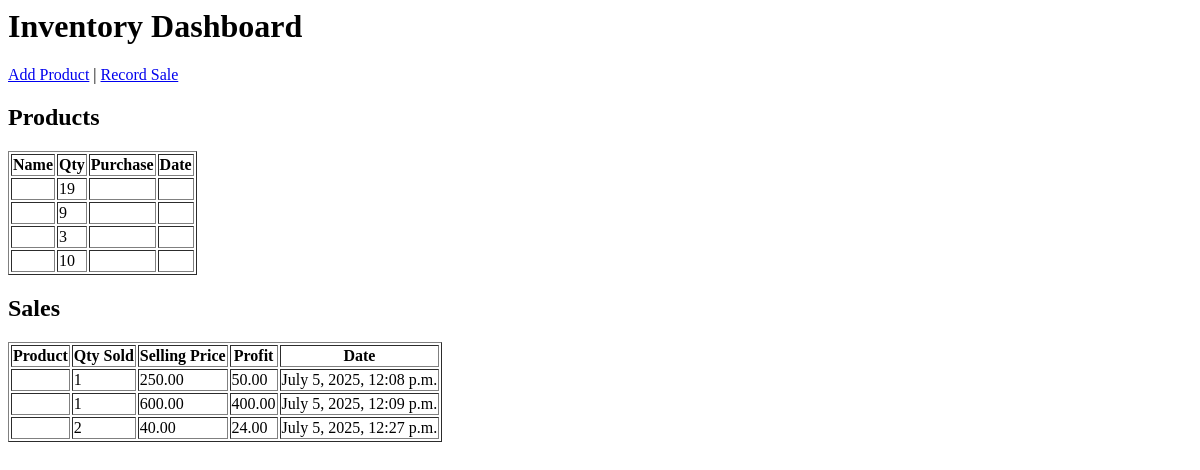
The app's page /dashboard, older data.
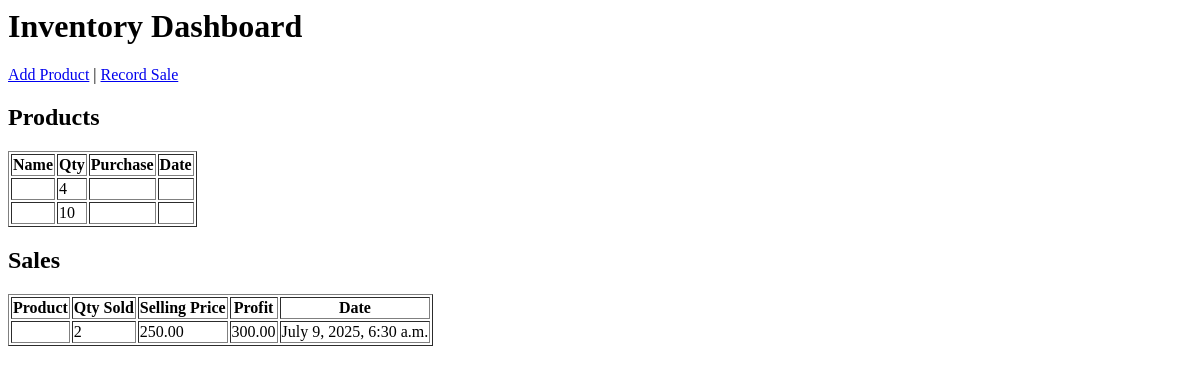
The same page, newer data.
### stock_app/models.py (models this page shows, shortened)
class Product(models.Model):
    product_code = models.CharField(max_length=500)
    product_price = models.DecimalField(max_digits=10, decimal_places=2)
    quantity = models.PositiveIntegerField(default=0)
    salling_price = models.DecimalField(max_digits=10, decimal_places=2, default=0.00)
    added_on = models.DateTimeField(auto_now_add=True)

class Sale(models.Model):
    product = models.ForeignKey(Product, on_delete=models.CASCADE)
    quantity_sold = models.PositiveIntegerField()
    selling_price = models.DecimalField(max_digits=10, decimal_places=2)
    profit = models.DecimalField(max_digits=10, decimal_places=2, editable=False, default=0.00)
    loss = models.DecimalField(max_digits=10, decimal_places=2, editable=False, default=0.00)  # ✅ New field
    sale_date = models.DateTimeField(auto_now_add=True)

### stock_app/views.py (the view)
# urls.py: path('dashboard', views.dashboard, name='dashboard'),
def dashboard(request):
    products = Product.objects.all()
    sales = Sale.objects.all()
    return render(request, 'inventory/dashboard.html', {'products': products, 'sales': sales})

### templates/inventory/dashboard.html
<h1>Inventory Dashboard</h1>
<a href="/add-product/">Add Product</a> | <a href="/sale/">Record Sale</a>
<h2>Products</h2>
<table border="1">
  <tr>
    <th>Name</th><th>Qty</th><th>Purchase</th><th>Date</th>
  </tr>
  {% for product in products %}
  <tr>
    <td>{{ product.name }}</td>
    <td>{{ product.quantity }}</td>
    <td>{{ product.purchase_price }}</td>
    <td>{{ product.product_date }}</td>
  </tr>
  {% endfor %}
</table>
<h2>Sales</h2>
<table border="1">
  <tr><th>Product</th><th>Qty Sold</th><th>Selling Price</th><th>Profit</th><th>Date</th></tr>
  {% for sale in sales %}
  <tr>
    <td>{{ sale.product.name }}</td>
    <td>{{ sale.quantity_sold }}</td>
    <td>{{ sale.selling_price }}</td>
    <td>{{ sale.profit }}</td>
    <td>{{ sale.sale_date }}</td>
  </tr>
  {% endfor %}
</table>

Row changes from the older to the newer data that the page shows:
removed Product: quantity "19"
removed Product: quantity "9"
removed Product: quantity "3"
removed Sale: quantity_sold "1", selling_price "250.00", profit "50.00", sale_date "July 5, 2025, 12:08 p.m."
removed Sale: quantity_sold "1", selling_price "600.00", profit "400.00", sale_date "July 5, 2025, 12:09 p.m."
removed Sale: quantity_sold "2", selling_price "40.00", profit "24.00", sale_date "July 5, 2025, 12:27 p.m."
added Product: quantity "4"
added Sale: quantity_sold "2", selling_price "250.00", profit "300.00", sale_date "July 9, 2025, 6:30 a.m."
